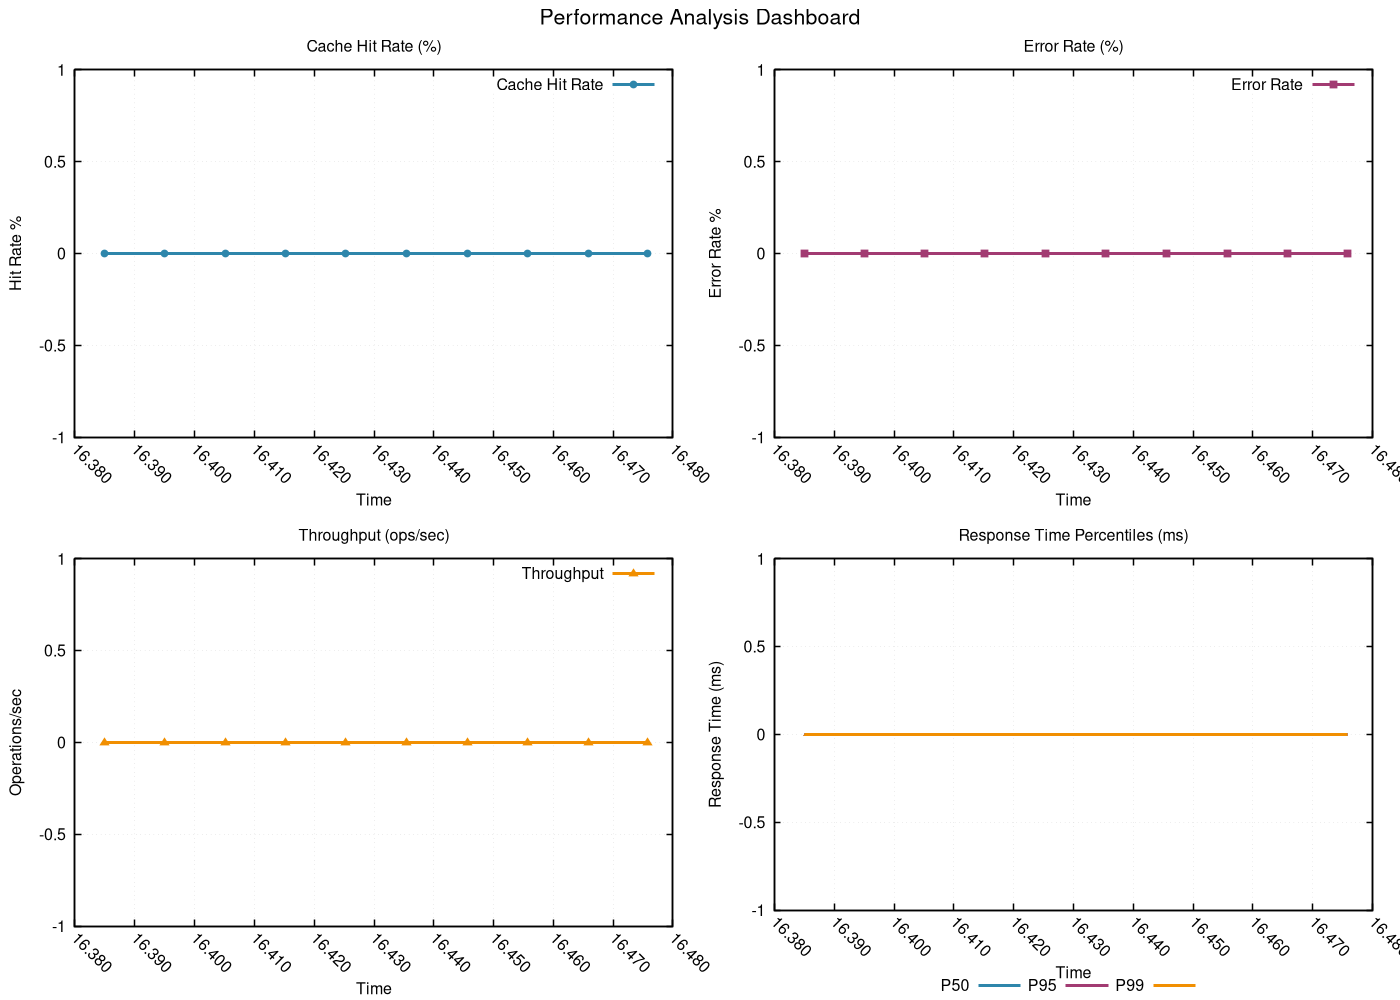

Here is the gnuplot script that generated this plot:
# GNUplot script for performance metrics
set terminal pngcairo enhanced font 'Helvetica,12' size 1400,1000
set output 'png/heap_sort_20260131_225122_algorithm.png'

set multiplot layout 2,2 title 'Performance Analysis Dashboard' font 'Helvetica,16'
set style line 1 lc rgb '#2E86AB' lt 1 lw 3 pt 7 ps 0.8
set style line 2 lc rgb '#A23B72' lt 1 lw 3 pt 5 ps 0.8
set style line 3 lc rgb '#F18F01' lt 1 lw 3 pt 9 ps 0.8
set style line 4 lc rgb '#F19C79' lt 1 lw 3 pt 11 ps 0.8
set style line 5 lc rgb '#0ABB9F' lt 1 lw 3 pt 13 ps 0.8

set format x "%.3f"
set xtics rotate by -45
set autoscale x

set title 'Cache Hit Rate (%)'
set xlabel 'Time'
set ylabel 'Hit Rate %'
set grid linestyle 1 lc rgb '#D3D3D3' lt 0 lw 1
set border linewidth 1.5
plot 'png/heap_sort_20260131_225122_algorithm.dat' using 1:11 with linespoints ls 1 title 'Cache Hit Rate'
set title 'Error Rate (%)'
set xlabel 'Time'
set ylabel 'Error Rate %'
set grid linestyle 1 lc rgb '#D3D3D3' lt 0 lw 1
set border linewidth 1.5
plot 'png/heap_sort_20260131_225122_algorithm.dat' using 1:12 with linespoints ls 2 title 'Error Rate'
set title 'Throughput (ops/sec)'
set xlabel 'Time'
set ylabel 'Operations/sec'
set grid linestyle 1 lc rgb '#D3D3D3' lt 0 lw 1
set border linewidth 1.5
plot 'png/heap_sort_20260131_225122_algorithm.dat' using 1:13 with linespoints ls 3 title 'Throughput'
set title 'Response Time Percentiles (ms)'
set xlabel 'Time'
set ylabel 'Response Time (ms)'
set grid linestyle 1 lc rgb '#D3D3D3' lt 0 lw 1
set border linewidth 1.5
set key outside center bottom horizontal
plot 'png/heap_sort_20260131_225122_algorithm.dat' using 1:14 with lines ls 1 title 'P50', \
     'png/heap_sort_20260131_225122_algorithm.dat' using 1:15 with lines ls 2 title 'P95', \
     'png/heap_sort_20260131_225122_algorithm.dat' using 1:16 with lines ls 3 title 'P99'
unset multiplot
